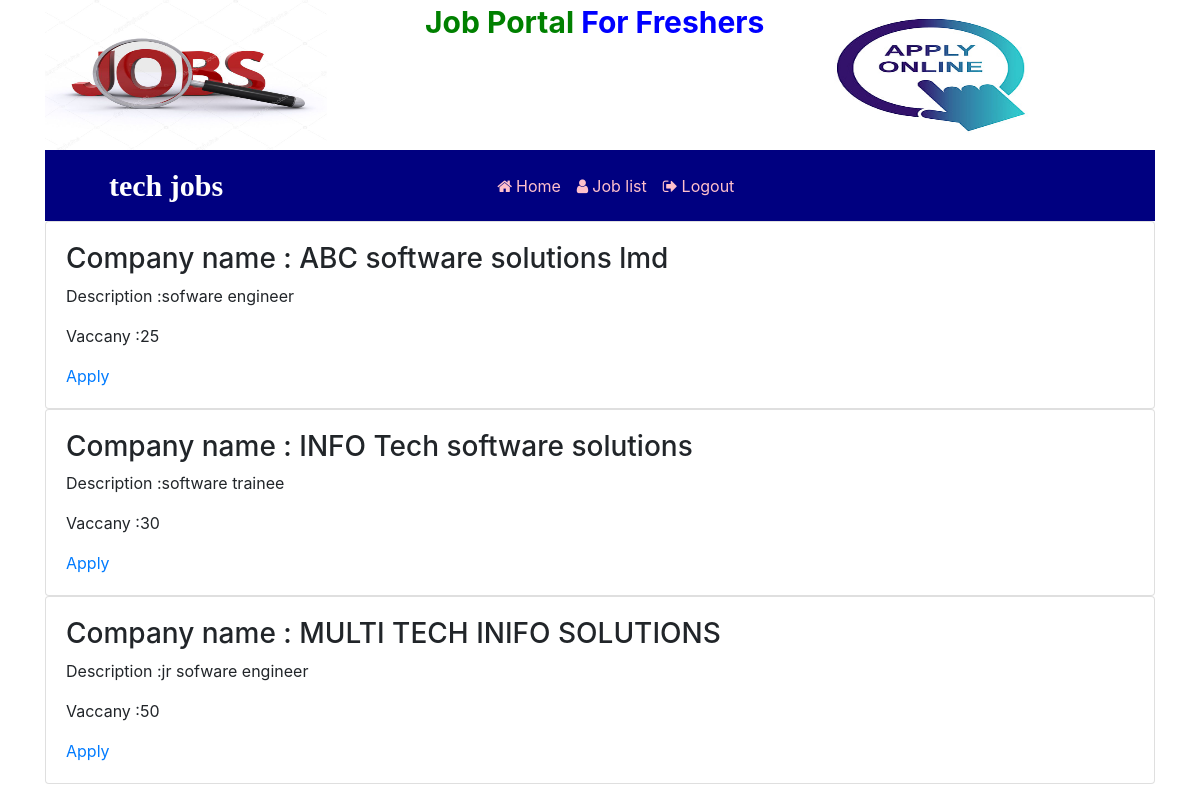
Page /user_joblist/ on the committed database.
### jobportal/models.py (models this page shows)
class JobPost(models.Model):
    company = models.CharField(max_length = 100, null=True)
    jobdescription = models.CharField(max_length = 100, null=True)
    vaccany = models.IntegerField()

### jobportal/views.py (the view)
# urls.py: path('user_joblist/',job_list,name="user_joblist"),
def job_list(request):
    jobs = JobPost.objects.all()
    context = {'jobs': jobs}
    return render(request,"joblist.html",context)

### jobportal/templates/joblist.html
{% load static %}
{% block body %}
{% include 'user_navigation.html' %}
{% for job in jobs %}
<div class="card">
    <div class="card-body">
        <h3>Company name : {{job.company}}</h3>
        <p>Description :{{job.jobdescription}}</p>
        <p>Vaccany :{{job.vaccany}}</p>
        <a href="{% url 'user_apply' %}">Apply</a>
    </div>
 </div>
{% endfor %}
{% endblock %}

### jobportal/templates/user_navigation.html (shortened to what this page needs)
<html>
<head>
{% load static %}
   <link rel="stylesheet" href="https://maxcdn.bootstrapcdn.com/bootstrap/4.5.2/css/bootstrap.min.css">
   <link rel="stylesheet" href="https://cdnjs.cloudflare.com/ajax/libs/font-awesome/4.7.0/css/font-awesome.min.css">
</head>
<body>
<div class ="container">
    <div class = "row">
        <div class ="col-sm-4">
            <img src="{% static 'image1.jpg' %}" style="width:282px; height:150px">
        </div>
        <div class ="col-sm-4">
            <span style ="font-weight : Bold ; font-size :30px">
                <span style = "color : green">Job Portal</span>
                <span style = "color : blue">For Freshers </span>
            </span>
        </div>
        <div class = "row">
            <div class ="col-sm-4">
                <img src="{% static 'image2.png' %}" style="width:282px; height:150px">
            </div>
        <div class ="col-sm-4">
        </div>
   </div>
</div>
<nav class ="navbar navbar-expand-sm" style="background-color : navy">
    <a class = "navbar-brand text-white pl-5 font-weight-bold" style="font-family:'Times New Roman'; font-size:30px">tech jobs</a>
<ul class = "navbar-nav">
        <a class = "nav-link" href="{% url 'index' %}" style="margin-left:250px"><i class = "fa fa-home mr-1"></i>Home</a>
        <a class = "nav-link" href="#"><i class = "fa fa-user mr-1"></i>Job list</a>
    <a class = "nav-link" href="{% url 'index' %}"><i class = "fa fa-sign-out mr-1"></i>Logout</a>
</ul>
</nav>
</body>
</html>

### jobportal/templates/user_navigation.html (style rules this page uses)
.nav-link { color : pink ! important ; margin_right : 8px; }

### rows in the picture
JobPost: company "ABC software solutions lmd", jobdescription "sofware engineer", vaccany "25"
JobPost: company "INFO Tech software solutions", jobdescription "software trainee", vaccany "30"
JobPost: company "MULTI TECH INIFO SOLUTIONS", jobdescription "jr sofware engineer", vaccany "50"
